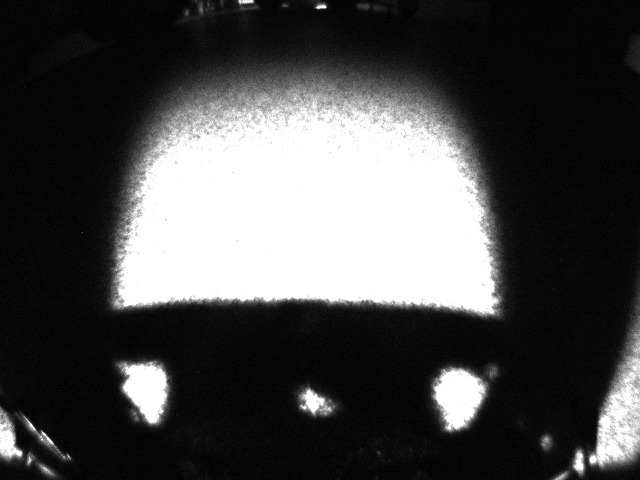
#> input picture frame 3 of src/opencv/src/voxl/takeoff.mp4, 640 x 480 px, given in place of shadows.mp4, which was not available
$ python feature_tracking2.py
#> lines starting #> are read from the running program, lines starting #| are printed output that depends on the picture; after the words box and inside, x2 and y2 are one past the last pixel; in counts of white or black regions, pixels touching at a corner belong together; pictures that were not available may be replaced by others from this repository, and a replacement may not be noted
#!/home/sagar/ROS/opencv/env/bin/python

import cv2 as cv
import numpy as np
import time

# params for ShiTomasi corner detection
feature_params = dict(maxCorners=100,
                      qualityLevel=0.3,
                      minDistance=2,
                      blockSize=2)
# Parameters for lucas kanade optical flow
lk_params = dict(winSize=(15, 15),
                 maxLevel=15,
                 criteria=(cv.TERM_CRITERIA_EPS | cv.TERM_CRITERIA_COUNT, 30, 0.1))
# Create some random colors
color = np.random.randint(0, 255, (100, 3))

cap = cv.VideoCapture("shadows.mp4")
if not cap.isOpened():
    print("Cannot open camera")
    exit()
# Capture old frame
ret1, old_frame = cap.read()
#> old_frame is the input picture: shape (480, 640, 3); min 0, max 255, mean 73.4
if not ret1:
    print("Can't receive frame (stream end?). Exiting ...")
    exit()
# Resize
old_frame_resized = cv.resize(old_frame, None, fx=0.2, fy=0.2, interpolation=cv.INTER_AREA)
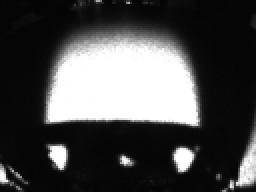
#> old_frame_resized: shape (96, 128, 3) (shown 2 times larger); min 3, max 255, mean 73.4
# Grayscale
old_gray = cv.cvtColor(old_frame_resized, cv.COLOR_BGR2GRAY)
# Thresholding
ret2, old_frame_thresh = cv.threshold(old_gray, 40, 255, cv.THRESH_BINARY + cv.THRESH_OTSU)
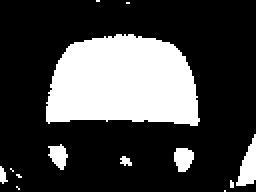
#> old_frame_thresh: shape (96, 128) (shown 2 times larger); 26.2% white; 13 white regions (7 under 20 px), largest, box (x1, y1, x2, y2) and area: (23, 17, 100, 63) 2833, (118, 67, 128, 93) 146, (87, 74, 97, 86) 93, (24, 72, 34, 85) 82, (0, 83, 4, 92) 22, (60, 78, 66, 83) 20
#> ret2 = 126
# Corner detection
p0 = cv.goodFeaturesToTrack(old_frame_thresh, mask=None, **feature_params)
#> p0 = 25 rows, first 8: [119, 92], [65, 82], [31, 84], [116, 94], [116, 91], [90, 85], [25, 74], [62, 79]
ti = time.time()
# Create a mask image for drawing purposes
mask = np.zeros_like(old_frame_thresh)

while True:
    # Capture new frame
    ret3, new_frame = cap.read()
    # if frame is read correctly ret is True
    if not ret3:
        print("Can't receive frame (stream end?). Exiting ...")
        break
    # Resize
    new_frame_resized = cv.resize(new_frame, None, fx=0.2, fy=0.2, interpolation=cv.INTER_AREA)
    # Grayscale
    new_gray = cv.cvtColor(new_frame_resized, cv.COLOR_BGR2GRAY)
    # Thresholding
    ret4, new_frame_thresh = cv.threshold(new_gray, 40, 255, cv.THRESH_BINARY + cv.THRESH_OTSU)
#> new_frame_thresh: shape (96, 128); 26.2% white; 13 white regions (8 under 20 px), largest, box (x1, y1, x2, y2) and area: (23, 17, 100, 63) 2834, (118, 67, 128, 93) 148, (87, 74, 97, 86) 94, (24, 73, 34, 85) 82, (0, 83, 4, 92) 22
#> ret4 = 126
    # calculate optical flow
    p1, st, err = cv.calcOpticalFlowPyrLK(old_frame_thresh, new_frame_thresh, p0, None, **lk_params)
#> p1 = 25 rows, first 8: [119, 92.07], [64.87, 81.89], [31, 84], [116, 94.08], [116, 91.08], [89.92, 85.1], [25.02, 74.11], [61.87, 78.89]; st = 25 values from 1 to 1; err = 25 values, max 7.83 at index 21, min 0 at index 14, mean 2.72
    tf = time.time()

    # Select good points
    if p1 is not None:
        good_new = p1[st == 1]
#> good_new = 25 pairs, first value 1 to 126, second value 1.28 to 94.08
        good_old = p0[st == 1]
#> good_old = 25 pairs, first value 1 to 126, second value 1 to 94
    else:
        break

    # draw the tracks
    for i, (new, old) in enumerate(zip(good_new, good_old)):
        a, b = new.ravel()
        c, d = old.ravel()
        mask = cv.line(mask, (int(a), int(b)), (int(c), int(d)), color[i].tolist(), 2)
        new_frame_thresh = cv.circle(new_frame_thresh, (int(a), int(b)), 5, color[i].tolist(), -1)
#> this loop made 25 passes
#> (a, b, c, d) on passes 1 to 12: (119, 92.07, 119, 92), (64.87, 81.89, 65, 82), (31, 84, 31, 84), (116, 94.08, 116, 94), (116, 91.08, 116, 91), (89.92, 85.1, 90, 85), (25.02, 74.11, 25, 74), (61.87, 78.89, 62, 79), (10.05, 89.06, 10, 89), (9.03, 87.04, 9, 87), (1, 84, 1, 84), (24, 61, 24, 61)
#> pass 1, `mask = cv.line(mask, (int(a), int(b)), (int(c), int(d)), color[i].toli..`:
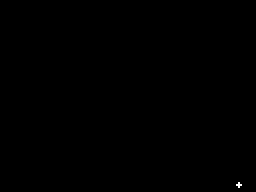
#> mask: shape (96, 128) (shown 2 times larger); values 0 (black) and 172 (white), 0.04% white in thin lines or dots, all inside (x1, y1, x2, y2) = (118, 91, 121, 94)
#> pass 1, `new_frame_thresh = cv.circle(new_frame_thresh, (int(a), int(b)), 5, co..`:
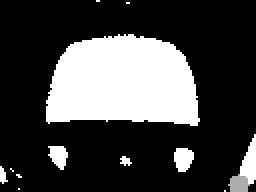
#> new_frame_thresh: shape (96, 128) (shown 2 times larger); min 0, max 255, mean 67.1
#> pass 2, `new_frame_thresh = cv.circle(new_frame_thresh, (int(a), int(b)), 5, co..`:
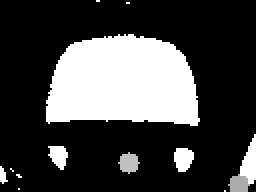
#> new_frame_thresh: shape (96, 128) (shown 2 times larger); 0.66% of pixels changed, all inside (x1, y1, x2, y2) = (59, 76, 70, 87)
#> after the loop:
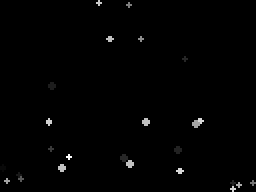
#> mask: shape (96, 128) (shown 2 times larger); min 0, max 254, mean 2
#> after the loop:
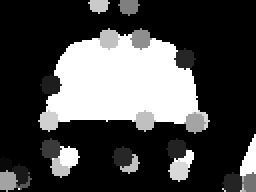
#> new_frame_thresh: shape (96, 128) (shown 2 times larger); 12.26% of pixels changed, all inside (x1, y1, x2, y2) = (0, 0, 128, 96)
    img = cv.add(new_frame_thresh, mask)
    # Display the resulting frame
    cv.imshow('frame', img)
    if cv.waitKey(1) == ord('q'):
#> (key q is pressed here)
        break

    # Distance
    dx = p1[:, 0][:, 0] - p0[:, 0][:, 0]
    dy = p1[:, 0][:, 1] - p0[:, 0][:, 1]
    d = np.sqrt(dx**2 + dy**2)
    # Speed
    v = d / (tf - ti)
    print(v)
    # Now update the previous frame and previous points
    old_gray = new_gray.copy()
    p0 = good_new.reshape(-1, 1, 2)

cv.destroyAllWindows()

$ run again, starting later in the video
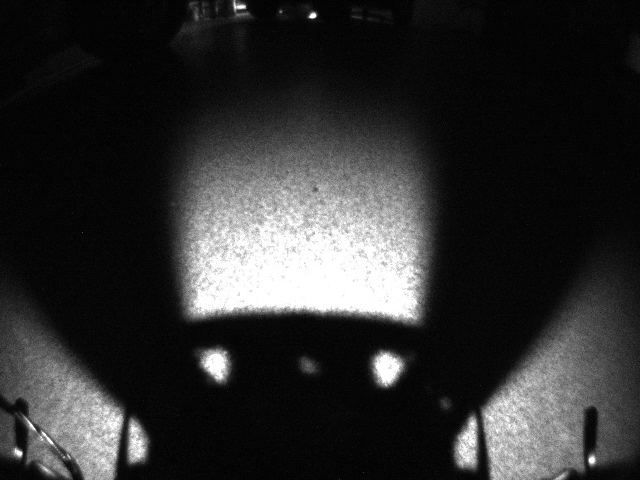
#> input picture frame 17 of src/opencv/src/voxl/takeoff.mp4, 640 x 480 px, given in place of shadows.mp4, which was not available
#> old_frame is the input picture: shape (480, 640, 3); min 0, max 255, mean 47.1
#> `ret2, old_frame_thresh = cv.threshold(old_gray, 40, 255, cv.THRESH_BIN..`:
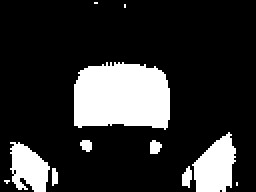
#> old_frame_thresh: shape (96, 128) (shown 2 times larger); 18.8% white; 11 white regions (4 under 20 px), largest, box (x1, y1, x2, y2) and area: (37, 31, 85, 65) 1403, (96, 66, 118, 96) 442, (5, 71, 25, 96) 338
#> ret2 = 98
#> p0 = 26 rows, first 8: [114, 94], [11, 90], [27, 84], [94, 84], [92, 92], [76, 76], [115, 67], [4, 91]
#> ret4 = 85
#> p1 = 26 rows, first 8: [113.8, 93.77], [11.24, 90.16], [29.42, 82.9], [91.51, 82.95], [89.5, 90.5], [74.38, 75.35], [111.8, 67.68], [4.34, 91.18]; st = 26 values from 1 to 1; err = 26 values, max 32.36 at index 9, min 6.53 at index 22, mean 15.19
#> good_new = 26 pairs, first value 4.34 to 118.8, second value 3.79 to 94.26
#> good_old = 26 pairs, first value 4 to 119, second value 2 to 94
#> the loop `for i, (new, old) in enumerate(zip(good_new, good_old)):` made 26 passes
#> (a, b, c, d) on passes 1 to 8: (113.8, 93.77, 114, 94), (11.24, 90.16, 11, 90), (29.42, 82.9, 27, 84), (91.51, 82.95, 94, 84), (89.5, 90.5, 92, 92), (74.38, 75.35, 76, 76), (111.8, 67.68, 115, 67), (4.34, 91.18, 4, 91)
#> after the loop `for i, (new, old) in enumerate(zip(good_new, good_old)):`:
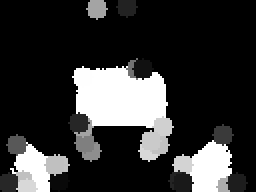
#> new_frame_thresh: shape (96, 128) (shown 2 times larger); min 0, max 255, mean 51.3
